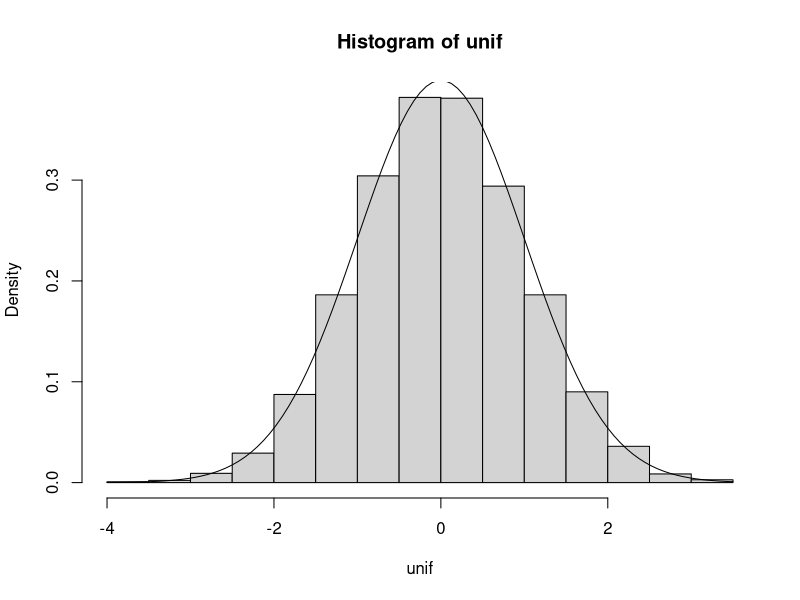
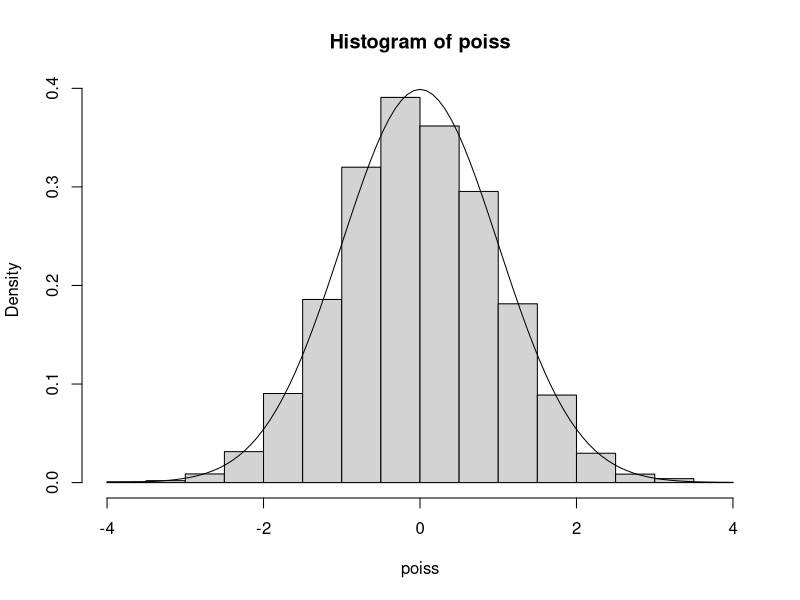
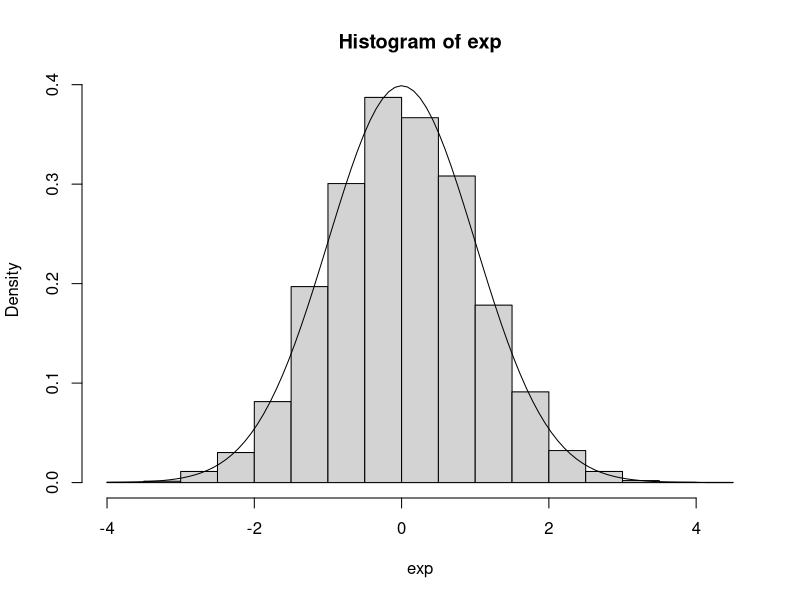

These charts were generated, in order, by the following R code:
## ---- chunk 1
knitr::opts_chunk$set(echo = TRUE)
## ---- chunk 2
n <- 100
#1 

n <- 100

# Definicja funkcji
funkcja <- function(x) x^2

# Wymiary prostokąta: x ∈ (0, 1), y ∈ (0, f(1))
x <- runif(n, 0, 1)
y <- runif(n, 0, funkcja(1))

# Zbiór punktów w postaci macierzy
P <- cbind(x, y)
succ <- 0
for(i in 1:n){
  if(x[i] > 0 & x[i] <1 & y[i] > 0  & y[i] < funkcja(x[i])){
    succ <- succ +1
  }
}

#wartosc empiryczna
calka <- succ/n
calka

#wartosc teoretyczna
calka_teo <- integrate(funkcja, 0, 1)
calka_teo


## ---- chunk 3
{
  #dokładnie
  N <- 1000
  pbinom(525,N, prob = 1/2) - pbinom(474,N, prob = 1/2)
  
}
#2
{
  #CTG
  2*pnorm(5/sqrt(10)) - 1
}
#3
{
  #Twierdzenie (de Moivre-Laplace) 
  pnorm((525.5-500)/sqrt(250)) - pnorm((474.5 - 500)/sqrt(250))
}
  


## ---- chunk 4

n <- 1000

toNorm <- function(X,mi,sigma) {
  n <- length(X)
  Y <- (sum(X) - n*mi)/sqrt(sigma*n)
  return(Y)
}

#unif
unif <- replicate(10^4,toNorm(runif(n,0,1),1/2,1/12)) 

hist(unif, freq = F)
curve(dnorm(x,mean=0,sd=1),add=T)

unif_subset <- unif[unif<1]
cat("P(X < 1): ", length(unif_subset)/length(unif))

#poiss E  = lambda; Var = lambda
poiss <- replicate(10^4, toNorm(rpois(n,1), 1, 1))

hist(poiss, freq = F)
curve(dnorm(x,mean=0,sd=1),add=T)

poiss_subset <- poiss[poiss<1]
cat(" P(X < 1): ", length(poiss_subset)/length(poiss))


#exp E = 1/lambda; Var = 1/lambda^2
exp <- replicate(10^4, toNorm(rexp(n,1), 1, 1))
hist(exp, freq = F)
curve(dnorm(x,0,1), add=T)


exp_subset <- exp[exp<1]
cat(" P(X < 1): ", length(exp_subset)/length(exp))


pnorm(1)
